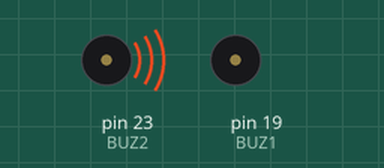
Recording of a sketch running on a simulated Arduino Mega 2560, built with avr-gcc and run on an emulated ATmega2560. On the bench: buzzer (waves = sounding, pin HIGH). Pins used as bus, display or sensor lines are not drawn.

Above: at 0.9 s.
At 10.88 s:
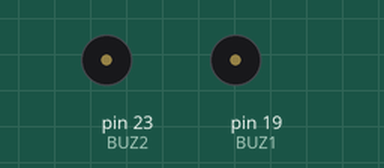
Timing chart, 0 to 11.3 s (numbered marks = the images above):
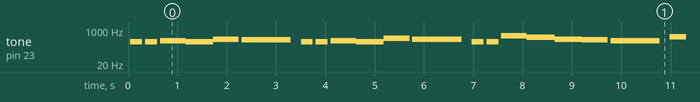

The sketch:

happy_birthday_tone.ino
```cpp
#define BUZ1 19
#define BUZ2 23

// Function to generate loud tone using push-pull drive
void playTone(int freq, int duration) {

  long cycles = (long)freq * duration / 1000;

  long delayTime = 1000000L / (freq * 2);

  for (long i = 0; i < cycles; i++) {

    digitalWrite(BUZ1, HIGH);
    digitalWrite(BUZ2, LOW);
    delayMicroseconds(delayTime);

    digitalWrite(BUZ1, LOW);
    digitalWrite(BUZ2, HIGH);
    delayMicroseconds(delayTime);
  }
}

void pauseTone(int duration) {
  digitalWrite(BUZ1, LOW);
  digitalWrite(BUZ2, LOW);
  delay(duration);
}

void setup() {
  pinMode(BUZ1, OUTPUT);
  pinMode(BUZ2, OUTPUT);
}

void loop() {

  // Happy Birthday Melody

  playTone(264, 250);
  pauseTone(50);

  playTone(264, 250);
  pauseTone(50);

  playTone(297, 500);
  pauseTone(50);

  playTone(264, 500);
  pauseTone(50);

  playTone(352, 500);
  pauseTone(50);

  playTone(330, 1000);
  pauseTone(200);

  playTone(264, 250);
  pauseTone(50);

  playTone(264, 250);
  pauseTone(50);

  playTone(297, 500);
  pauseTone(50);

  playTone(264, 500);
  pauseTone(50);

  playTone(396, 500);
  pauseTone(50);

  playTone(352, 1000);
  pauseTone(200);

  playTone(264, 250);
  pauseTone(50);

  playTone(264, 250);
  pauseTone(50);

  playTone(528, 500);
  pauseTone(50);

  playTone(440, 500);
  pauseTone(50);

  playTone(352, 500);
  pauseTone(50);

  playTone(330, 500);
  pauseTone(50);

  playTone(297, 1000);
  pauseTone(200);

  playTone(466, 250);
  pauseTone(50);

  playTone(466, 250);
  pauseTone(50);

  playTone(440, 500);
  pauseTone(50);

  playTone(352, 500);
  pauseTone(50);

  playTone(396, 500);
  pauseTone(50);

  playTone(352, 1200);

  delay(3000);
}
```

Measured:
- by itself, tone on pin 23 (BUZ2): plays 263 Hz for 0.24 s, 263 Hz for 0.24 s, 296 Hz for 0.52 s, 263 Hz for 0.56 s, 350 Hz for 0.52 s, 328 Hz for 1.0 s … (192 notes in this stretch)
